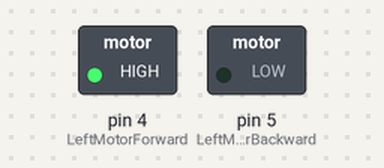
Recording of a sketch running on a simulated Arduino Uno, built with avr-gcc and run on an emulated ATmega328P. Shown: switched loads named in the sketch (green lamp = pin HIGH).

Above: at 0.1 s.
Timing chart, 0 to 1.6 s (numbered marks = the images above):
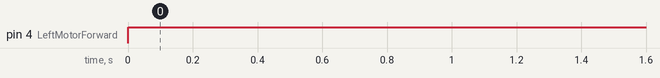

The sketch:

Loop.ino
```cpp
const int LeftMotorForward = 4;
const int LeftMotorBackward = 5;


void setup() {
  // put your setup code here, to run once:
  pinMode(LeftMotorForward, OUTPUT);
  pinMode(LeftMotorBackward, OUTPUT);
}

void loop() {
  // put your main code here, to run repeatedly:
  moveForward();
}


void moveForward() {
  digitalWrite(LeftMotorForward, HIGH);
  digitalWrite(LeftMotorBackward, LOW);
  delay(9000);
}
```

Measured:
- by itself, pin 4 (LeftMotorForward): LOW → HIGH at 0.00 s
